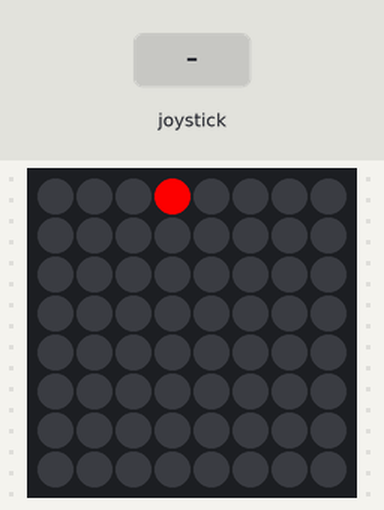
This program was run on a simulated Raspberry Pi (BCM pin numbers) with a Sense HAT. Parts: the Sense HAT's 8×8 RGB LED matrix. Inputs (shaded band) come from the test bench.

Above: at 1.2 s.
1.3 s: joystick pushed up
At 1.5 s:
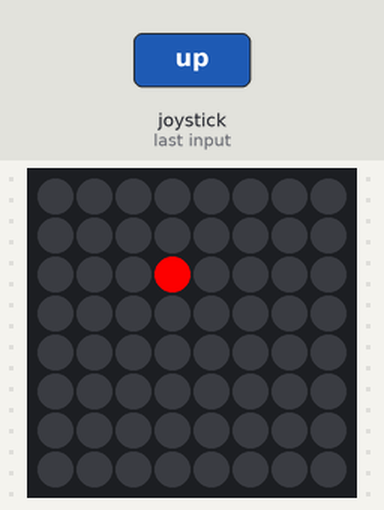
Timing chart, 0 to 4.3 s (numbered marks = the images above; inputs shaded):
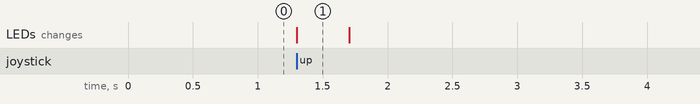

Measured:
- after the input at 1.3 s, the LEDs: change at once (image 1)
- what the display in image 1 shows lasts 0.4 s, from 1.3 s to 1.7 s

The program:

mario.py
```python
from sense_hat import SenseHat
import time
sense = SenseHat()


x = 3
y = 0

sense.rotation = 180

sense.set_pixel(x, y, 255, 0, 0)

event = sense.stick.get_events()

while True :
	for event in sense.stick.get_events() :
		if event.direction == 'up' :
			y += 2
			sense.clear()
			sense.set_pixel(x, y, 255, 0, 0)

			time.sleep(0.2)

			y -= 2
			sense.clear()
			sense.set_pixel(x, y, 255, 0, 0)
```
